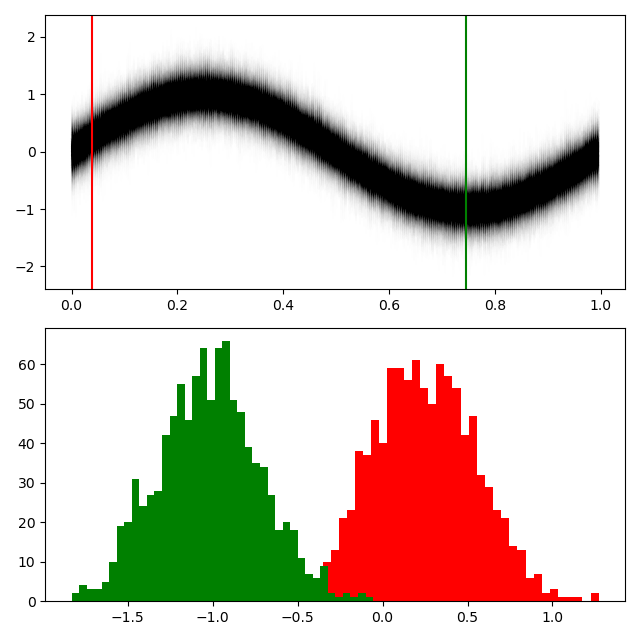

Python code for this plot:
import numpy as np
import matplotlib.pyplot as plt


def X(t):
    return np.sin(2 * np.pi * t) + 0.3 * np.random.randn(t.size)


N = 1000
T = np.linspace(0, 1, 255, endpoint=False)

X_t = [X(T) for nn in range(N)]

n1, n2 = 10, 190
t1, t2 = T[n1], T[n2]
X_t1 = [X_t[nn][n1] for nn in range(N)]
X_t2 = [X_t[nn][n2] for nn in range(N)]


plt.figure(figsize=[6.4, 6.4], layout="tight")
plt.subplot(211)
[plt.plot(T, xx, alpha=0.002, color="black") for xx in X_t]
plt.axvline(t1, color="red")
plt.axvline(t2, color="green")
plt.subplot(212)
plt.hist(X_t1, bins=40, color="red")
plt.hist(X_t2, bins=40, color="green")
plt.savefig("signal2.png")
